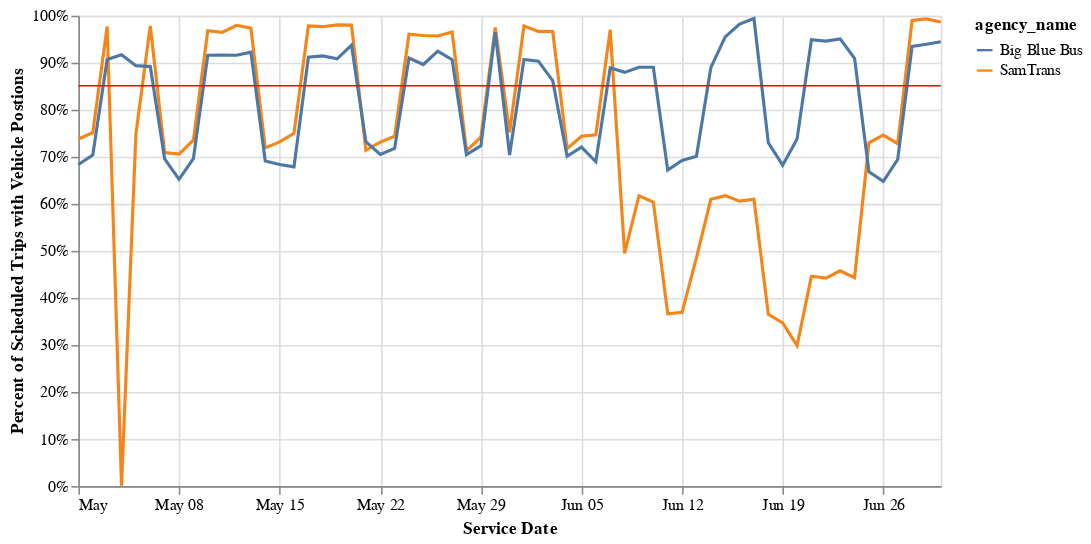

Notebook code for this chart:
### Code cell
base = alt.Chart(day_pct).properties(width=550)
line = base.mark_line().encode(
    x=alt.X('service_date', title=utils.labeling('service_date'), sort=("x")),
    y=alt.Y('pct_w_vp', title=utils.labeling('pct_w_vp')),
    color='agency_name'
)

# # mean line
rule = alt.Chart(rt_sched>>filter(_.calitp_itp_id==bbb)).mark_rule(color='red').encode(
    y=alt.Y('mean(pct_w_vp):Q', axis=alt.Axis(format='%'))
)

line + rule

### Figure 1 — Vega-Lite specification as saved in the notebook (floating-point values rounded to 4 significant figures; data arrays with more than 128 entries replaced by an {"elided": "..."} marker saying what was removed)
{"config": {"view": {"continuousWidth": 400, "continuousHeight": 300}}, "layer": [{"data": {"name": "data-9195550f2690a71ddb90145e42169b89"}, "mark": "line", "encoding": {"color": {"field": "agency_name", "type": "nominal"}, "x": {"field": "service_date", "sort": "x", "title": "Service Date", "type": "temporal"}, "y": {"field": "pct_w_vp", "title": "Percent of Scheduled Trips with Vehicle Postions", "type": "quantitative"}}, "width": 550}, {"data": {"name": "data-b5c7f335b32e33261b799e9f180a8127"}, "mark": {"type": "rule", "color": "red"}, "encoding": {"y": {"aggregate": "mean", "axis": {"format": "%"}, "field": "pct_w_vp", "type": "quantitative"}}}], "$schema": "https://vega.github.io/schema/vega-lite/v4.17.0.json", "datasets": {"data-9195550f2690a71ddb90145e42169b89": [{"calitp_itp_id": 290, "agency_name": "SamTrans", "calitp_url_number": 1, "service_date": "2022-05-01T00:00:00", "weekday": "Sunday", "month": "May", "total_num_sched": 1270, "total_num_vp": 937, "pct_w_vp": 0.7378}, {"calitp_itp_id": 290, "agency_name": "SamTrans", "calitp_url_number": 1, "service_date": "2022-05-02T00:00:00", "weekday": "Monday", "month": "May", "total_num_sched": 2886, "total_num_vp": 2168, "pct_w_vp": 0.7512}, {"calitp_itp_id": 290, "agency_name": "SamTrans", "calitp_url_number": 1, "service_date": "2022-05-03T00:00:00", "weekday": "Tuesday", "month": "May", "total_num_sched": 3021, "total_num_vp": 2952, "pct_w_vp": 0.9772}, {"calitp_itp_id": 290, "agency_name": "SamTrans", "calitp_url_number": 1, "service_date": "2022-05-04T00:00:00", "weekday": "Wednesday", "month": "May", "total_num_sched": 2901, "total_num_vp": 3, "pct_w_vp": 0.001034}, {"calitp_itp_id": 290, "agency_name": "SamTrans", "calitp_url_number": 1, "service_date": "2022-05-05T00:00:00", "weekday": "Thursday", "month": "May", "total_num_sched": 2886, "total_num_vp": 2160, "pct_w_vp": 0.7484}, {"calitp_itp_id": 290, "agency_name": "SamTrans", "calitp_url_number": 1, "service_date": "2022-05-06T00:00:00", "weekday": "Friday", "month": "May", "total_num_sched": 3024, "total_num_vp": 2958, "pct_w_vp": 0.9782}, {"calitp_itp_id": 290, "agency_name": "SamTrans", "calitp_url_number": 1, "service_date": "2022-05-07T00:00:00", "weekday": "Saturday", "month": "May", "total_num_sched": 1568, "total_num_vp": 1112, "pct_w_vp": 0.7092}, {"calitp_itp_id": 290, "agency_name": "SamTrans", "calitp_url_number": 1, "service_date": "2022-05-08T00:00:00", "weekday": "Sunday", "month": "May", "total_num_sched": 1264, "total_num_vp": 892, "pct_w_vp": 0.7057}, {"calitp_itp_id": 290, "agency_name": "SamTrans", "calitp_url_number": 1, "service_date": "2022-05-09T00:00:00", "weekday": "Monday", "month": "May", "total_num_sched": 2882, "total_num_vp": 2119, "pct_w_vp": 0.7353}, {"calitp_itp_id": 290, "agency_name": "SamTrans", "calitp_url_number": 1, "service_date": "2022-05-10T00:00:00", "weekday": "Tuesday", "month": "May", "total_num_sched": 3018, "total_num_vp": 2921, "pct_w_vp": 0.9679}, {"calitp_itp_id": 290, "agency_name": "SamTrans", "calitp_url_number": 1, "service_date": "2022-05-11T00:00:00", "weekday": "Wednesday", "month": "May", "total_num_sched": 3040, "total_num_vp": 2932, "pct_w_vp": 0.9645}, {"calitp_itp_id": 290, "agency_name": "SamTrans", "calitp_url_number": 1, "service_date": "2022-05-12T00:00:00", "weekday": "Thursday", "month": "May", "total_num_sched": 3022, "total_num_vp": 2960, "pct_w_vp": 0.9795}, {"calitp_itp_id": 290, "agency_name": "SamTrans", "calitp_url_number": 1, "service_date": "2022-05-13T00:00:00", "weekday": "Friday", "month": "May", "total_num_sched": 3020, "total_num_vp": 2940, "pct_w_vp": 0.9735}, {"calitp_itp_id": 290, "agency_name": "SamTrans", "calitp_url_number": 1, "service_date": "2022-05-14T00:00:00", "weekday": "Saturday", "month": "May", "total_num_sched": 1573, "total_num_vp": 1131, "pct_w_vp": 0.719}, {"calitp_itp_id": 290, "agency_name": "SamTrans", "calitp_url_number": 1, "service_date": "2022-05-15T00:00:00", "weekday": "Sunday", "month": "May", "total_num_sched": 1259, "total_num_vp": 921, "pct_w_vp": 0.7315}, {"calitp_itp_id": 290, "agency_name": "SamTrans", "calitp_url_number": 1, "service_date": "2022-05-16T00:00:00", "weekday": "Monday", "month": "May", "total_num_sched": 2887, "total_num_vp": 2165, "pct_w_vp": 0.7499}, {"calitp_itp_id": 290, "agency_name": "SamTrans", "calitp_url_number": 1, "service_date": "2022-05-17T00:00:00", "weekday": "Tuesday", "month": "May", "total_num_sched": 3007, "total_num_vp": 2942, "pct_w_vp": 0.9784}, {"calitp_itp_id": 290, "agency_name": "SamTrans", "calitp_url_number": 1, "service_date": "2022-05-18T00:00:00", "weekday": "Wednesday", "month": "May", "total_num_sched": 3034, "total_num_vp": 2963, "pct_w_vp": 0.9766}, {"calitp_itp_id": 290, "agency_name": "SamTrans", "calitp_url_number": 1, "service_date": "2022-05-19T00:00:00", "weekday": "Thursday", "month": "May", "total_num_sched": 3017, "total_num_vp": 2958, "pct_w_vp": 0.9804}, {"calitp_itp_id": 290, "agency_name": "SamTrans", "calitp_url_number": 1, "service_date": "2022-05-20T00:00:00", "weekday": "Friday", "month": "May", "total_num_sched": 3039, "total_num_vp": 2978, "pct_w_vp": 0.9799}, {"calitp_itp_id": 290, "agency_name": "SamTrans", "calitp_url_number": 1, "service_date": "2022-05-21T00:00:00", "weekday": "Saturday", "month": "May", "total_num_sched": 1566, "total_num_vp": 1118, "pct_w_vp": 0.7139}, {"calitp_itp_id": 290, "agency_name": "SamTrans", "calitp_url_number": 1, "service_date": "2022-05-22T00:00:00", "weekday": "Sunday", "month": "May", "total_num_sched": 1258, "total_num_vp": 920, "pct_w_vp": 0.7313}, {"calitp_itp_id": 290, "agency_name": "SamTrans", "calitp_url_number": 1, "service_date": "2022-05-23T00:00:00", "weekday": "Monday", "month": "May", "total_num_sched": 2887, "total_num_vp": 2147, "pct_w_vp": 0.7437}, {"calitp_itp_id": 290, "agency_name": "SamTrans", "calitp_url_number": 1, "service_date": "2022-05-24T00:00:00", "weekday": "Tuesday", "month": "May", "total_num_sched": 3041, "total_num_vp": 2922, "pct_w_vp": 0.9609}, {"calitp_itp_id": 290, "agency_name": "SamTrans", "calitp_url_number": 1, "service_date": "2022-05-25T00:00:00", "weekday": "Wednesday", "month": "May", "total_num_sched": 3044, "total_num_vp": 2916, "pct_w_vp": 0.958}, {"calitp_itp_id": 290, "agency_name": "SamTrans", "calitp_url_number": 1, "service_date": "2022-05-26T00:00:00", "weekday": "Thursday", "month": "May", "total_num_sched": 3018, "total_num_vp": 2888, "pct_w_vp": 0.9569}, {"calitp_itp_id": 290, "agency_name": "SamTrans", "calitp_url_number": 1, "service_date": "2022-05-27T00:00:00", "weekday": "Friday", "month": "May", "total_num_sched": 3038, "total_num_vp": 2932, "pct_w_vp": 0.9651}, {"calitp_itp_id": 290, "agency_name": "SamTrans", "calitp_url_number": 1, "service_date": "2022-05-28T00:00:00", "weekday": "Saturday", "month": "May", "total_num_sched": 1573, "total_num_vp": 1122, "pct_w_vp": 0.7133}, {"calitp_itp_id": 290, "agency_name": "SamTrans", "calitp_url_number": 1, "service_date": "2022-05-29T00:00:00", "weekday": "Sunday", "month": "May", "total_num_sched": 1258, "total_num_vp": 933, "pct_w_vp": 0.7417}, {"calitp_itp_id": 290, "agency_name": "SamTrans", "calitp_url_number": 1, "service_date": "2022-05-30T00:00:00", "weekday": "Monday", "month": "May", "total_num_sched": 1320, "total_num_vp": 1287, "pct_w_vp": 0.975}, {"calitp_itp_id": 290, "agency_name": "SamTrans", "calitp_url_number": 1, "service_date": "2022-05-31T00:00:00", "weekday": "Tuesday", "month": "May", "total_num_sched": 2887, "total_num_vp": 2172, "pct_w_vp": 0.7523}, {"calitp_itp_id": 290, "agency_name": "SamTrans", "calitp_url_number": 1, "service_date": "2022-06-01T00:00:00", "weekday": "Wednesday", "month": "June", "total_num_sched": 3056, "total_num_vp": 2990, "pct_w_vp": 0.9784}, {"calitp_itp_id": 290, "agency_name": "SamTrans", "calitp_url_number": 1, "service_date": "2022-06-02T00:00:00", "weekday": "Thursday", "month": "June", "total_num_sched": 3029, "total_num_vp": 2928, "pct_w_vp": 0.9667}, {"calitp_itp_id": 290, "agency_name": "SamTrans", "calitp_url_number": 1, "service_date": "2022-06-03T00:00:00", "weekday": "Friday", "month": "June", "total_num_sched": 3027, "total_num_vp": 2925, "pct_w_vp": 0.9663}, {"calitp_itp_id": 290, "agency_name": "SamTrans", "calitp_url_number": 1, "service_date": "2022-06-04T00:00:00", "weekday": "Saturday", "month": "June", "total_num_sched": 1566, "total_num_vp": 1123, "pct_w_vp": 0.7171}, {"calitp_itp_id": 290, "agency_name": "SamTrans", "calitp_url_number": 1, "service_date": "2022-06-05T00:00:00", "weekday": "Sunday", "month": "June", "total_num_sched": 1268, "total_num_vp": 943, "pct_w_vp": 0.7437}, {"calitp_itp_id": 290, "agency_name": "SamTrans", "calitp_url_number": 1, "service_date": "2022-06-06T00:00:00", "weekday": "Monday", "month": "June", "total_num_sched": 2884, "total_num_vp": 2153, "pct_w_vp": 0.7465}, {"calitp_itp_id": 290, "agency_name": "SamTrans", "calitp_url_number": 1, "service_date": "2022-06-07T00:00:00", "weekday": "Tuesday", "month": "June", "total_num_sched": 3273, "total_num_vp": 3176, "pct_w_vp": 0.9704}, {"calitp_itp_id": 290, "agency_name": "SamTrans", "calitp_url_number": 1, "service_date": "2022-06-08T00:00:00", "weekday": "Wednesday", "month": "June", "total_num_sched": 2904, "total_num_vp": 1437, "pct_w_vp": 0.4948}, {"calitp_itp_id": 290, "agency_name": "SamTrans", "calitp_url_number": 1, "service_date": "2022-06-09T00:00:00", "weekday": "Thursday", "month": "June", "total_num_sched": 2963, "total_num_vp": 1829, "pct_w_vp": 0.6173}, {"calitp_itp_id": 290, "agency_name": "SamTrans", "calitp_url_number": 1, "service_date": "2022-06-10T00:00:00", "weekday": "Friday", "month": "June", "total_num_sched": 2959, "total_num_vp": 1787, "pct_w_vp": 0.6039}, {"calitp_itp_id": 290, "agency_name": "SamTrans", "calitp_url_number": 1, "service_date": "2022-06-11T00:00:00", "weekday": "Saturday", "month": "June", "total_num_sched": 1569, "total_num_vp": 575, "pct_w_vp": 0.3665}, {"calitp_itp_id": 290, "agency_name": "SamTrans", "calitp_url_number": 1, "service_date": "2022-06-12T00:00:00", "weekday": "Sunday", "month": "June", "total_num_sched": 1256, "total_num_vp": 464, "pct_w_vp": 0.3694}, {"calitp_itp_id": 290, "agency_name": "SamTrans", "calitp_url_number": 1, "service_date": "2022-06-13T00:00:00", "weekday": "Monday", "month": "June", "total_num_sched": 2885, "total_num_vp": 1401, "pct_w_vp": 0.4856}, {"calitp_itp_id": 290, "agency_name": "SamTrans", "calitp_url_number": 1, "service_date": "2022-06-14T00:00:00", "weekday": "Tuesday", "month": "June", "total_num_sched": 2959, "total_num_vp": 1804, "pct_w_vp": 0.6097}, {"calitp_itp_id": 290, "agency_name": "SamTrans", "calitp_url_number": 1, "service_date": "2022-06-15T00:00:00", "weekday": "Wednesday", "month": "June", "total_num_sched": 2990, "total_num_vp": 1846, "pct_w_vp": 0.6174}, {"calitp_itp_id": 290, "agency_name": "SamTrans", "calitp_url_number": 1, "service_date": "2022-06-16T00:00:00", "weekday": "Thursday", "month": "June", "total_num_sched": 2962, "total_num_vp": 1794, "pct_w_vp": 0.6057}, {"calitp_itp_id": 290, "agency_name": "SamTrans", "calitp_url_number": 1, "service_date": "2022-06-17T00:00:00", "weekday": "Friday", "month": "June", "total_num_sched": 2976, "total_num_vp": 1815, "pct_w_vp": 0.6099}, {"calitp_itp_id": 290, "agency_name": "SamTrans", "calitp_url_number": 1, "service_date": "2022-06-18T00:00:00", "weekday": "Saturday", "month": "June", "total_num_sched": 1566, "total_num_vp": 572, "pct_w_vp": 0.3653}, {"calitp_itp_id": 290, "agency_name": "SamTrans", "calitp_url_number": 1, "service_date": "2022-06-19T00:00:00", "weekday": "Sunday", "month": "June", "total_num_sched": 1254, "total_num_vp": 435, "pct_w_vp": 0.3469}, {"calitp_itp_id": 290, "agency_name": "SamTrans", "calitp_url_number": 1, "service_date": "2022-06-20T00:00:00", "weekday": "Monday", "month": "June", "total_num_sched": 2502, "total_num_vp": 747, "pct_w_vp": 0.2986}, {"calitp_itp_id": 290, "agency_name": "SamTrans", "calitp_url_number": 1, "service_date": "2022-06-21T00:00:00", "weekday": "Tuesday", "month": "June", "total_num_sched": 2575, "total_num_vp": 1149, "pct_w_vp": 0.4462}, {"calitp_itp_id": 290, "agency_name": "SamTrans", "calitp_url_number": 1, "service_date": "2022-06-22T00:00:00", "weekday": "Wednesday", "month": "June", "total_num_sched": 2582, "total_num_vp": 1142, "pct_w_vp": 0.4423}, {"calitp_itp_id": 290, "agency_name": "SamTrans", "calitp_url_number": 1, "service_date": "2022-06-23T00:00:00", "weekday": "Thursday", "month": "June", "total_num_sched": 2639, "total_num_vp": 1208, "pct_w_vp": 0.4577}, {"calitp_itp_id": 290, "agency_name": "SamTrans", "calitp_url_number": 1, "service_date": "2022-06-24T00:00:00", "weekday": "Friday", "month": "June", "total_num_sched": 2554, "total_num_vp": 1132, "pct_w_vp": 0.4432}, {"calitp_itp_id": 290, "agency_name": "SamTrans", "calitp_url_number": 1, "service_date": "2022-06-25T00:00:00", "weekday": "Saturday", "month": "June", "total_num_sched": 1561, "total_num_vp": 1139, "pct_w_vp": 0.7297}, {"calitp_itp_id": 290, "agency_name": "SamTrans", "calitp_url_number": 1, "service_date": "2022-06-26T00:00:00", "weekday": "Sunday", "month": "June", "total_num_sched": 1256, "total_num_vp": 937, "pct_w_vp": 0.746}, {"calitp_itp_id": 290, "agency_name": "SamTrans", "calitp_url_number": 1, "service_date": "2022-06-27T00:00:00", "weekday": "Monday", "month": "June", "total_num_sched": 2529, "total_num_vp": 1841, "pct_w_vp": 0.728}, {"calitp_itp_id": 290, "agency_name": "SamTrans", "calitp_url_number": 1, "service_date": "2022-06-28T00:00:00", "weekday": "Tuesday", "month": "June", "total_num_sched": 2634, "total_num_vp": 2607, "pct_w_vp": 0.9897}, {"calitp_itp_id": 290, "agency_name": "SamTrans", "calitp_url_number": 1, "service_date": "2022-06-29T00:00:00", "weekday": "Wednesday", "month": "June", "total_num_sched": 2606, "total_num_vp": 2588, "pct_w_vp": 0.9931}, {"calitp_itp_id": 290, "agency_name": "SamTrans", "calitp_url_number": 1, "service_date": "2022-06-30T00:00:00", "weekday": "Thursday", "month": "June", "total_num_sched": 2635, "total_num_vp": 2600, "pct_w_vp": 0.9867}, {"calitp_itp_id": 300, "agency_name": "Big Blue Bus", "calitp_url_number": 0, "service_date": "2022-05-01T00:00:00", "weekday": "Sunday", "month": "May", "total_num_sched": 771, "total_num_vp": 527, "pct_w_vp": 0.6835}, {"calitp_itp_id": 300, "agency_name": "Big Blue Bus", "calitp_url_number": 0, "service_date": "2022-05-02T00:00:00", "weekday": "Monday", "month": "May", "total_num_sched": 1519, "total_num_vp": 1069, "pct_w_vp": 0.7038}, {"calitp_itp_id": 300, "agency_name": "Big Blue Bus", "calitp_url_number": 0, "service_date": "2022-05-03T00:00:00", "weekday": "Tuesday", "month": "May", "total_num_sched": 1624, "total_num_vp": 1473, "pct_w_vp": 0.907}, {"calitp_itp_id": 300, "agency_name": "Big Blue Bus", "calitp_url_number": 0, "service_date": "2022-05-04T00:00:00", "weekday": "Wednesday", "month": "May", "total_num_sched": 1622, "total_num_vp": 1487, "pct_w_vp": 0.9168}, {"calitp_itp_id": 300, "agency_name": "Big Blue Bus", "calitp_url_number": 0, "service_date": "2022-05-05T00:00:00", "weekday": "Thursday", "month": "May", "total_num_sched": 1628, "total_num_vp": 1455, "pct_w_vp": 0.8937}, {"calitp_itp_id": 300, "agency_name": "Big Blue Bus", "calitp_url_number": 0, "service_date": "2022-05-06T00:00:00", "weekday": "Friday", "month": "May", "total_num_sched": 1561, "total_num_vp": 1392, "pct_w_vp": 0.8917}, {"calitp_itp_id": 300, "agency_name": "Big Blue Bus", "calitp_url_number": 0, "service_date": "2022-05-07T00:00:00", "weekday": "Saturday", "month": "May", "total_num_sched": 874, "total_num_vp": 608, "pct_w_vp": 0.6957}, {"calitp_itp_id": 300, "agency_name": "Big Blue Bus", "calitp_url_number": 0, "service_date": "2022-05-08T00:00:00", "weekday": "Sunday", "month": "May", "total_num_sched": 773, "total_num_vp": 504, "pct_w_vp": 0.652}, {"calitp_itp_id": 300, "agency_name": "Big Blue Bus", "calitp_url_number": 0, "service_date": "2022-05-09T00:00:00", "weekday": "Monday", "month": "May", "total_num_sched": 1523, "total_num_vp": 1060, "pct_w_vp": 0.696}, {"calitp_itp_id": 300, "agency_name": "Big Blue Bus", "calitp_url_number": 0, "service_date": "2022-05-10T00:00:00", "weekday": "Tuesday", "month": "May", "total_num_sched": 1618, "total_num_vp": 1482, "pct_w_vp": 0.9159}, {"calitp_itp_id": 300, "agency_name": "Big Blue Bus", "calitp_url_number": 0, "service_date": "2022-05-11T00:00:00", "weekday": "Wednesday", "month": "May", "total_num_sched": 1617, "total_num_vp": 1482, "pct_w_vp": 0.9165}, {"calitp_itp_id": 300, "agency_name": "Big Blue Bus", "calitp_url_number": 0, "service_date": "2022-05-12T00:00:00", "weekday": "Thursday", "month": "May", "total_num_sched": 1619, "total_num_vp": 1483, "pct_w_vp": 0.916}, {"calitp_itp_id": 300, "agency_name": "Big Blue Bus", "calitp_url_number": 0, "service_date": "2022-05-13T00:00:00", "weekday": "Friday", "month": "May", "total_num_sched": 1560, "total_num_vp": 1439, "pct_w_vp": 0.9224}, {"calitp_itp_id": 300, "agency_name": "Big Blue Bus", "calitp_url_number": 0, "service_date": "2022-05-14T00:00:00", "weekday": "Saturday", "month": "May", "total_num_sched": 874, "total_num_vp": 604, "pct_w_vp": 0.6911}, {"calitp_itp_id": 300, "agency_name": "Big Blue Bus", "calitp_url_number": 0, "service_date": "2022-05-15T00:00:00", "weekday": "Sunday", "month": "May", "total_num_sched": 771, "total_num_vp": 527, "pct_w_vp": 0.6835}, {"calitp_itp_id": 300, "agency_name": "Big Blue Bus", "calitp_url_number": 0, "service_date": "2022-05-16T00:00:00", "weekday": "Monday", "month": "May", "total_num_sched": 1518, "total_num_vp": 1030, "pct_w_vp": 0.6785}, {"calitp_itp_id": 300, "agency_name": "Big Blue Bus", "calitp_url_number": 0, "service_date": "2022-05-17T00:00:00", "weekday": "Tuesday", "month": "May", "total_num_sched": 1621, "total_num_vp": 1478, "pct_w_vp": 0.9118}, {"calitp_itp_id": 300, "agency_name": "Big Blue Bus", "calitp_url_number": 0, "service_date": "2022-05-18T00:00:00", "weekday": "Wednesday", "month": "May", "total_num_sched": 1627, "total_num_vp": 1488, "pct_w_vp": 0.9146}, {"calitp_itp_id": 300, "agency_name": "Big Blue Bus", "calitp_url_number": 0, "service_date": "2022-05-19T00:00:00", "weekday": "Thursday", "month": "May", "total_num_sched": 1625, "total_num_vp": 1476, "pct_w_vp": 0.9083}, {"calitp_itp_id": 300, "agency_name": "Big Blue Bus", "calitp_url_number": 0, "service_date": "2022-05-20T00:00:00", "weekday": "Friday", "month": "May", "total_num_sched": 1564, "total_num_vp": 1466, "pct_w_vp": 0.9373}, {"calitp_itp_id": 300, "agency_name": "Big Blue Bus", "calitp_url_number": 0, "service_date": "2022-05-21T00:00:00", "weekday": "Saturday", "month": "May", "total_num_sched": 877, "total_num_vp": 642, "pct_w_vp": 0.732}, {"calitp_itp_id": 300, "agency_name": "Big Blue Bus", "calitp_url_number": 0, "service_date": "2022-05-22T00:00:00", "weekday": "Sunday", "month": "May", "total_num_sched": 770, "total_num_vp": 543, "pct_w_vp": 0.7052}, {"calitp_itp_id": 300, "agency_name": "Big Blue Bus", "calitp_url_number": 0, "service_date": "2022-05-23T00:00:00", "weekday": "Monday", "month": "May", "total_num_sched": 1524, "total_num_vp": 1094, "pct_w_vp": 0.7178}, {"calitp_itp_id": 300, "agency_name": "Big Blue Bus", "calitp_url_number": 0, "service_date": "2022-05-24T00:00:00", "weekday": "Tuesday", "month": "May", "total_num_sched": 1619, "total_num_vp": 1473, "pct_w_vp": 0.9098}, {"calitp_itp_id": 300, "agency_name": "Big Blue Bus", "calitp_url_number": 0, "service_date": "2022-05-25T00:00:00", "weekday": "Wednesday", "month": "May", "total_num_sched": 1618, "total_num_vp": 1450, "pct_w_vp": 0.8962}, {"calitp_itp_id": 300, "agency_name": "Big Blue Bus", "calitp_url_number": 0, "service_date": "2022-05-26T00:00:00", "weekday": "Thursday", "month": "May", "total_num_sched": 1618, "total_num_vp": 1496, "pct_w_vp": 0.9246}, {"calitp_itp_id": 300, "agency_name": "Big Blue Bus", "calitp_url_number": 0, "service_date": "2022-05-27T00:00:00", "weekday": "Friday", "month": "May", "total_num_sched": 1563, "total_num_vp": 1417, "pct_w_vp": 0.9066}, {"calitp_itp_id": 300, "agency_name": "Big Blue Bus", "calitp_url_number": 0, "service_date": "2022-05-28T00:00:00", "weekday": "Saturday", "month": "May", "total_num_sched": 873, "total_num_vp": 615, "pct_w_vp": 0.7045}, {"calitp_itp_id": 300, "agency_name": "Big Blue Bus", "calitp_url_number": 0, "service_date": "2022-05-29T00:00:00", "weekday": "Sunday", "month": "May", "total_num_sched": 773, "total_num_vp": 559, "pct_w_vp": 0.7232}, {"calitp_itp_id": 300, "agency_name": "Big Blue Bus", "calitp_url_number": 0, "service_date": "2022-05-30T00:00:00", "weekday": "Monday", "month": "May", "total_num_sched": 829, "total_num_vp": 800, "pct_w_vp": 0.965}, {"calitp_itp_id": 300, "agency_name": "Big Blue Bus", "calitp_url_number": 0, "service_date": "2022-05-31T00:00:00", "weekday": "Tuesday", "month": "May", "total_num_sched": 1516, "total_num_vp": 1067, "pct_w_vp": 0.7038}, {"calitp_itp_id": 300, "agency_name": "Big Blue Bus", "calitp_url_number": 0, "service_date": "2022-06-01T00:00:00", "weekday": "Wednesday", "month": "June", "total_num_sched": 1613, "total_num_vp": 1463, "pct_w_vp": 0.907}, {"calitp_itp_id": 300, "agency_name": "Big Blue Bus", "calitp_url_number": 0, "service_date": "2022-06-02T00:00:00", "weekday": "Thursday", "month": "June", "total_num_sched": 1614, "total_num_vp": 1458, "pct_w_vp": 0.9033}, {"calitp_itp_id": 300, "agency_name": "Big Blue Bus", "calitp_url_number": 0, "service_date": "2022-06-03T00:00:00", "weekday": "Friday", "month": "June", "total_num_sched": 1609, "total_num_vp": 1387, "pct_w_vp": 0.862}, {"calitp_itp_id": 300, "agency_name": "Big Blue Bus", "calitp_url_number": 0, "service_date": "2022-06-04T00:00:00", "weekday": "Saturday", "month": "June", "total_num_sched": 870, "total_num_vp": 610, "pct_w_vp": 0.7011}, {"calitp_itp_id": 300, "agency_name": "Big Blue Bus", "calitp_url_number": 0, "service_date": "2022-06-05T00:00:00", "weekday": "Sunday", "month": "June", "total_num_sched": 773, "total_num_vp": 557, "pct_w_vp": 0.7206}, {"calitp_itp_id": 300, "agency_name": "Big Blue Bus", "calitp_url_number": 0, "service_date": "2022-06-06T00:00:00", "weekday": "Monday", "month": "June", "total_num_sched": 1520, "total_num_vp": 1048, "pct_w_vp": 0.6895}, {"calitp_itp_id": 300, "agency_name": "Big Blue Bus", "calitp_url_number": 0, "service_date": "2022-06-07T00:00:00", "weekday": "Tuesday", "month": "June", "total_num_sched": 1608, "total_num_vp": 1430, "pct_w_vp": 0.8893}, {"calitp_itp_id": 300, "agency_name": "Big Blue Bus", "calitp_url_number": 0, "service_date": "2022-06-08T00:00:00", "weekday": "Wednesday", "month": "June", "total_num_sched": 1610, "total_num_vp": 1416, "pct_w_vp": 0.8795}, {"calitp_itp_id": 300, "agency_name": "Big Blue Bus", "calitp_url_number": 0, "service_date": "2022-06-09T00:00:00", "weekday": "Thursday", "month": "June", "total_num_sched": 1613, "total_num_vp": 1436, "pct_w_vp": 0.8903}, {"calitp_itp_id": 300, "agency_name": "Big Blue Bus", "calitp_url_number": 0, "service_date": "2022-06-10T00:00:00", "weekday": "Friday", "month": "June", "total_num_sched": 1552, "total_num_vp": 1382, "pct_w_vp": 0.8905}, {"calitp_itp_id": 300, "agency_name": "Big Blue Bus", "calitp_url_number": 0, "service_date": "2022-06-11T00:00:00", "weekday": "Saturday", "month": "June", "total_num_sched": 872, "total_num_vp": 586, "pct_w_vp": 0.672}, {"calitp_itp_id": 300, "agency_name": "Big Blue Bus", "calitp_url_number": 0, "service_date": "2022-06-12T00:00:00", "weekday": "Sunday", "month": "June", "total_num_sched": 770, "total_num_vp": 533, "pct_w_vp": 0.6922}, {"calitp_itp_id": 300, "agency_name": "Big Blue Bus", "calitp_url_number": 0, "service_date": "2022-06-13T00:00:00", "weekday": "Monday", "month": "June", "total_num_sched": 1516, "total_num_vp": 1063, "pct_w_vp": 0.7012}, {"calitp_itp_id": 300, "agency_name": "Big Blue Bus", "calitp_url_number": 0, "service_date": "2022-06-14T00:00:00", "weekday": "Tuesday", "month": "June", "total_num_sched": 1602, "total_num_vp": 1425, "pct_w_vp": 0.8895}, {"calitp_itp_id": 300, "agency_name": "Big Blue Bus", "calitp_url_number": 0, "service_date": "2022-06-15T00:00:00", "weekday": "Wednesday", "month": "June", "total_num_sched": 1505, "total_num_vp": 1437, "pct_w_vp": 0.9548}, {"calitp_itp_id": 300, "agency_name": "Big Blue Bus", "calitp_url_number": 0, "service_date": "2022-06-16T00:00:00", "weekday": "Thursday", "month": "June", "total_num_sched": 1514, "total_num_vp": 1487, "pct_w_vp": 0.9822}, {"calitp_itp_id": 300, "agency_name": "Big Blue Bus", "calitp_url_number": 0, "service_date": "2022-06-17T00:00:00", "weekday": "Friday", "month": "June", "total_num_sched": 1516, "total_num_vp": 1507, "pct_w_vp": 0.9941}, {"calitp_itp_id": 300, "agency_name": "Big Blue Bus", "calitp_url_number": 0, "service_date": "2022-06-18T00:00:00", "weekday": "Saturday", "month": "June", "total_num_sched": 877, "total_num_vp": 640, "pct_w_vp": 0.7298}, {"calitp_itp_id": 300, "agency_name": "Big Blue Bus", "calitp_url_number": 0, "service_date": "2022-06-19T00:00:00", "weekday": "Sunday", "month": "June", "total_num_sched": 774, "total_num_vp": 528, "pct_w_vp": 0.6822}, {"calitp_itp_id": 300, "agency_name": "Big Blue Bus", "calitp_url_number": 0, "service_date": "2022-06-20T00:00:00", "weekday": "Monday", "month": "June", "total_num_sched": 1465, "total_num_vp": 1081, "pct_w_vp": 0.7379}, {"calitp_itp_id": 300, "agency_name": "Big Blue Bus", "calitp_url_number": 0, "service_date": "2022-06-21T00:00:00", "weekday": "Tuesday", "month": "June", "total_num_sched": 1564, "total_num_vp": 1484, "pct_w_vp": 0.9488}, {"calitp_itp_id": 300, "agency_name": "Big Blue Bus", "calitp_url_number": 0, "service_date": "2022-06-22T00:00:00", "weekday": "Wednesday", "month": "June", "total_num_sched": 1572, "total_num_vp": 1487, "pct_w_vp": 0.9459}, {"calitp_itp_id": 300, "agency_name": "Big Blue Bus", "calitp_url_number": 0, "service_date": "2022-06-23T00:00:00", "weekday": "Thursday", "month": "June", "total_num_sched": 1558, "total_num_vp": 1481, "pct_w_vp": 0.9506}, {"calitp_itp_id": 300, "agency_name": "Big Blue Bus", "calitp_url_number": 0, "service_date": "2022-06-24T00:00:00", "weekday": "Friday", "month": "June", "total_num_sched": 1556, "total_num_vp": 1415, "pct_w_vp": 0.9094}, {"calitp_itp_id": 300, "agency_name": "Big Blue Bus", "calitp_url_number": 0, "service_date": "2022-06-25T00:00:00", "weekday": "Saturday", "month": "June", "total_num_sched": 871, "total_num_vp": 582, "pct_w_vp": 0.6682}, {"calitp_itp_id": 300, "agency_name": "Big Blue Bus", "calitp_url_number": 0, "service_date": "2022-06-26T00:00:00", "weekday": "Sunday", "month": "June", "total_num_sched": 772, "total_num_vp": 500, "pct_w_vp": 0.6477}, {"calitp_itp_id": 300, "agency_name": "Big Blue Bus", "calitp_url_number": 0, "service_date": "2022-06-27T00:00:00", "weekday": "Monday", "month": "June", "total_num_sched": 1465, "total_num_vp": 1017, "pct_w_vp": 0.6942}, {"calitp_itp_id": 300, "agency_name": "Big Blue Bus", "calitp_url_number": 0, "service_date": "2022-06-28T00:00:00", "weekday": "Tuesday", "month": "June", "total_num_sched": 1559, "total_num_vp": 1457, "pct_w_vp": 0.9346}, {"calitp_itp_id": 300, "agency_name": "Big Blue Bus", "calitp_url_number": 0, "service_date": "2022-06-29T00:00:00", "weekday": "Wednesday", "month": "June", "total_num_sched": 1548, "total_num_vp": 1454, "pct_w_vp": 0.9393}, {"calitp_itp_id": 300, "agency_name": "Big Blue Bus", "calitp_url_number": 0, "service_date": "2022-06-30T00:00:00", "weekday": "Thursday", "month": "June", "total_num_sched": 1568, "total_num_vp": 1481, "pct_w_vp": 0.9445}], "data-b5c7f335b32e33261b799e9f180a8127": {"elided": "1002 records"}}}
